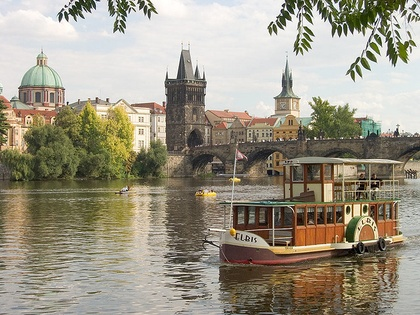
%> input picture Vision/ps1/inputSeamCarvingPrague.jpg, 420 x 315 px, shrunk from 640 x 480 before the run
$ octave problem3.m   (GNU Octave 9; MATLAB toolbox functions it lacks are replaced by stand-ins)
%> lines starting %> are read from the running program, lines starting %| are printed output that depends on the picture
%> further down, im is the input picture: size 315x420x3 uint8; mean R, G, B 156.5, 149.6, 132.7
### Vision/ps1/energy_image.m
function energyImage = energy_image(im)
    img_gray = rgb2gray(im);
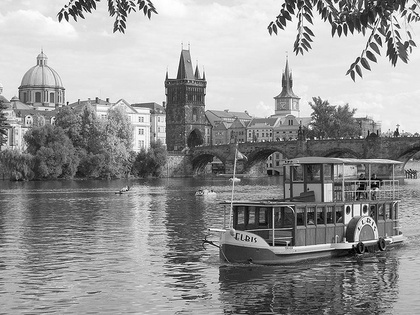
%> img_gray: size 315x420 uint8; min 1, max 255, mean 149.8
    [energyImage,~] = imgradient(img_gray,'sobel');
end

### Vision/ps1/cumulative_minimum_energy_map.m
function cumulativeEnergyMap = cumulative_minimum_energy_map(energyIm,seamDirection)
%> called with seamDirection = 'VERTICAL'

    if strcmp(seamDirection, 'VERTICAL') == 1
        energyImage = energyIm;
    else
        energyImage = rot90(energyIm,3);
    end


    [size_x,size_y] = size(energyImage);
%> size_x = 315; size_y = 420
    cumulative = zeros(size_x,size_y);
    cumulative(size_x,:) = energyImage(size_x,:);

    for i = (size_x-1):-1:1
        for j = 1:size_y
            if j == 1 %%first pixel in row
                a = 1000;
                c = cumulative(i+1,j+1);
            elseif j == size_y %%last pixel in row
                a = cumulative(i+1,j-1);
                c = 1000;
            else
                a = cumulative(i+1,j-1);
                c = cumulative(i+1,j+1);
            end
            b = cumulative(i+1,j);
            list = [a b c];

            cumulative(i,j) = energyImage(i,j) + min(list);
        end
    end
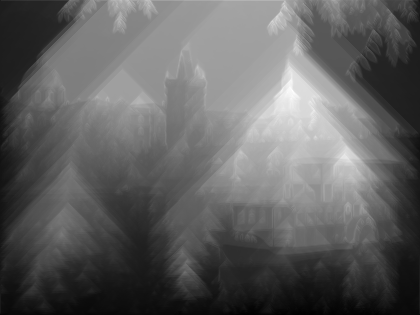
%> cumulative: size 315x420 double; min 110.7, max 15581.4, mean 5981.8; drawn with min black and max white
%> after the loop, a = 2088.3; c = 1000

    if strcmp(seamDirection, 'VERTICAL') == 1
        cumulativeEnergyMap = cumulative;
    else
        cumulativeEnergyMap = rot90(cumulative,1);
    end

end

### Vision/ps1/problem3.m
im = imread('inputSeamCarvingPrague.jpg');
energyImage = energy_image(im);
cumulative_vertical = cumulative_minimum_energy_map(energyImage, 'VERTICAL');
cumulative_horizontal = cumulative_minimum_energy_map(energyImage, 'HORIZONTAL');
%> call 2 of cumulative_minimum_energy_map, with seamDirection = 'HORIZONTAL'
%> in cumulative_minimum_energy_map (call 2), `energyImage = rot90(energyIm,3);`:
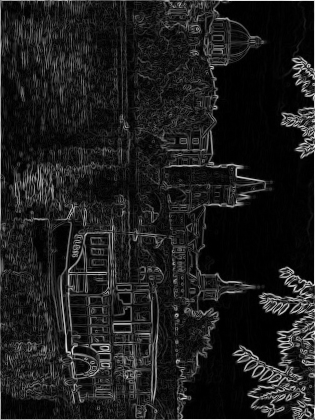
%> energyImage: size 420x315 double; min 0, max 1027.4, mean 120.6; mean of the top-left, top-right, bottom-left and bottom-right quarters 112.1, 99.7, 156.2, 114.7; drawn with min black and max white
%> after the loop in cumulative_minimum_energy_map (call 2), `for i = (size_x-1):-1:1`:
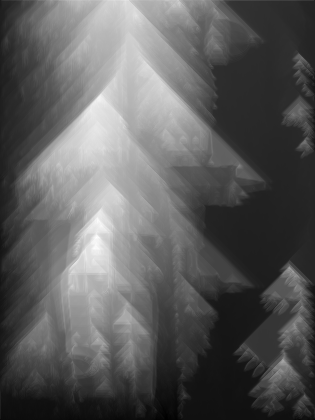
%> cumulative: size 420x315 double; min 114.9, max 12735.6, mean 4710.3; drawn with min black and max white
%> after the loop in cumulative_minimum_energy_map (call 2), `for i = (size_x-1):-1:1`: a = 1924.6
%> in cumulative_minimum_energy_map (call 2), `cumulativeEnergyMap = rot90(cumulative,1);`:
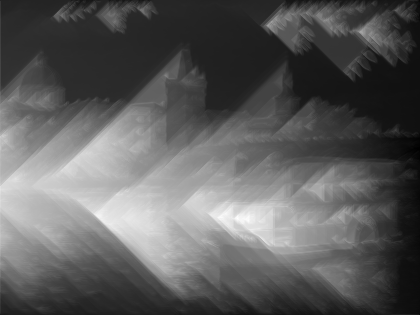
%> cumulativeEnergyMap: size 315x420 double; min 114.9, max 12735.6, mean 4710.3; mean of the top-left, top-right, bottom-left and bottom-right quarters 3965.5, 2613.3, 7164.9, 5079.4; drawn with min black and max white

figure;
imshow(energyImage,[]);


figure;
imagesc(cumulative_vertical);
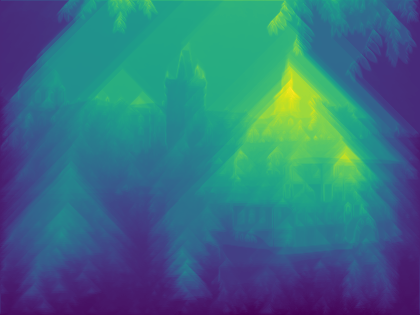
%> displayed picture: size 315x420x3, on the screen's scale of 0 to 255; mean R, G, B 55.3, 111.4, 129.1
figure;
imagesc(cumulative_horizontal);
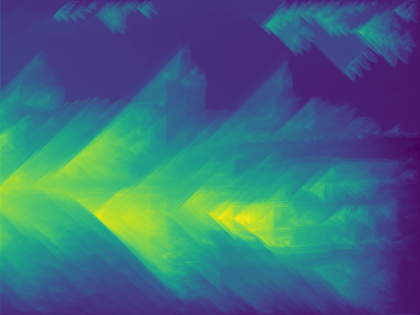
%> displayed picture: size 315x420x3, on the screen's scale of 0 to 255; mean R, G, B 62.8, 107, 126.2

$ run again, with Vision/ps1/friends.jpg copied over Vision/ps1/inputSeamCarvingPrague.jpg
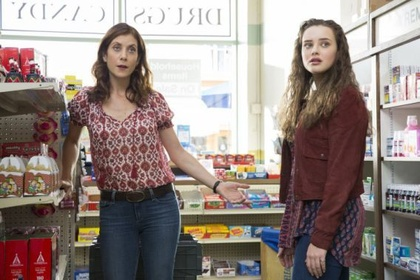
%> input picture Vision/ps1/friends.jpg, 420 x 280 px, shrunk from 568 x 378 before the run
%> im is the input picture: size 280x420x3 uint8; mean R, G, B 148.5, 135.8, 130.8
%> after the loop in cumulative_minimum_energy_map, `for i = (size_x-1):-1:1`: a = 1915.7; c = 1000
%> after the loop in cumulative_minimum_energy_map (call 2), `for i = (size_x-1):-1:1`:
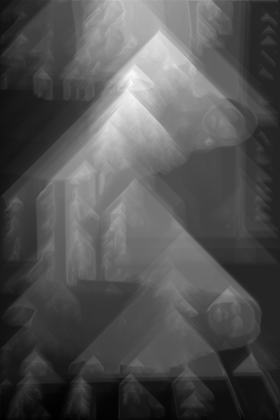
%> cumulative: size 420x280 double; min 194, max 12986.4, mean 4340.7; drawn with min black and max white
%> after the loop in cumulative_minimum_energy_map (call 2), `for i = (size_x-1):-1:1`: a = 2348.8
%> `imagesc(cumulative_horizontal);`:
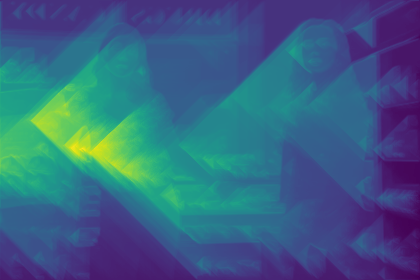
%> displayed picture: size 280x420x3, on the screen's scale of 0 to 255; mean R, G, B 57.3, 97.9, 131.1

$ run again, with Vision/ps1/inputSeamCarvingMall.jpg copied over Vision/ps1/inputSeamCarvingPrague.jpg
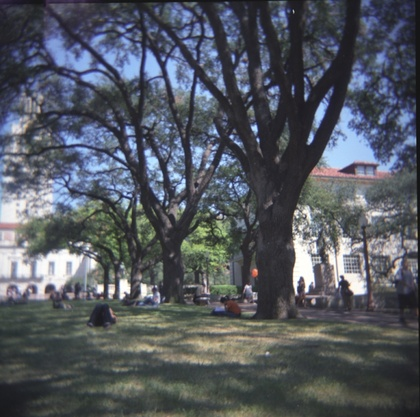
%> input picture Vision/ps1/inputSeamCarvingMall.jpg, 420 x 417 px, shrunk from 775 x 769 before the run
%> im is the input picture: size 417x420x3 uint8; mean R, G, B 83.8, 88.4, 96.4
%> after the loop in cumulative_minimum_energy_map, `for i = (size_x-1):-1:1`: a = 1094.9; c = 1000
%> after the loop in cumulative_minimum_energy_map (call 2), `for i = (size_x-1):-1:1`:
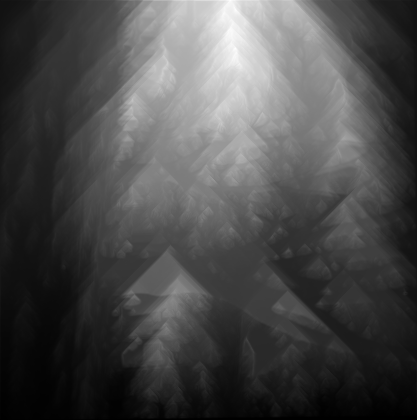
%> cumulative: size 420x417 double; min 68.03, max 14469.9, mean 4275.6; drawn with min black and max white
%> after the loop in cumulative_minimum_energy_map (call 2), `for i = (size_x-1):-1:1`: a = 1199.8
%> `imagesc(cumulative_horizontal);`:
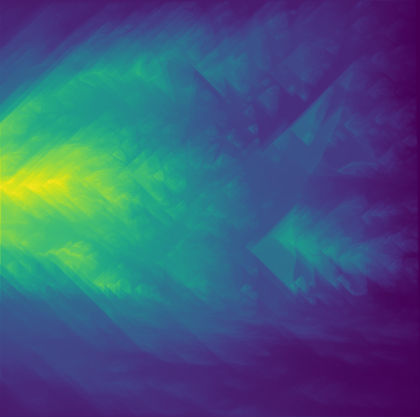
%> displayed picture: size 417x420x3, on the screen's scale of 0 to 255; mean R, G, B 62.6, 87.8, 124.5

$ run again, with Vision/ps1/rock.jpg copied over Vision/ps1/inputSeamCarvingPrague.jpg
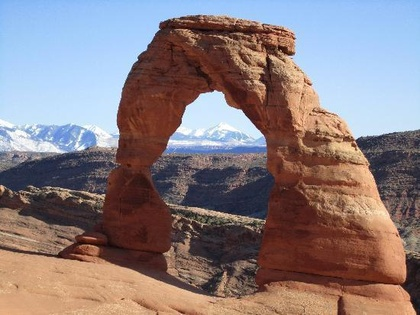
%> input picture Vision/ps1/rock.jpg, 420 x 315 px, shrunk from 550 x 412 before the run
%> im is the input picture: size 315x420x3 uint8; mean R, G, B 137.8, 124.3, 127.1
%> after the loop in cumulative_minimum_energy_map, `for i = (size_x-1):-1:1`: a = 1729.2; c = 1000
%> `imagesc(cumulative_horizontal);`:
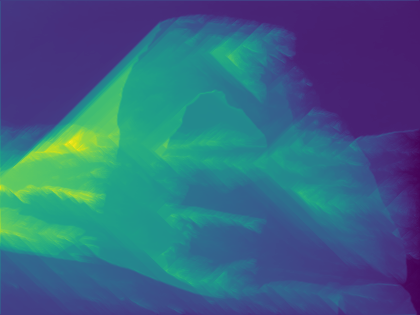
%> displayed picture: size 315x420x3, on the screen's scale of 0 to 255; mean R, G, B 56.2, 100.5, 130
